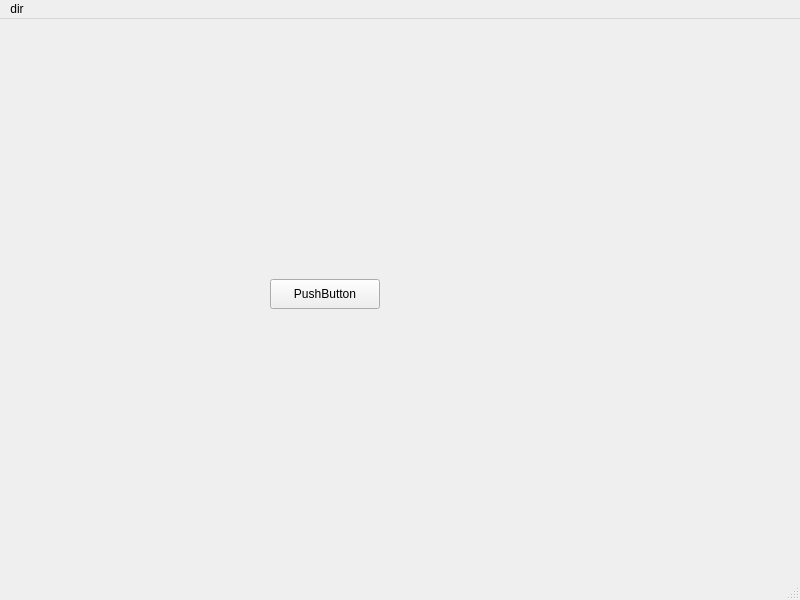
<?xml version="1.0" encoding="UTF-8"?>
<ui version="4.0">
 <class>MainWindow</class>
 <widget class="QMainWindow" name="MainWindow">
  <property name="geometry">
   <rect>
    <x>0</x>
    <y>0</y>
    <width>800</width>
    <height>600</height>
   </rect>
  </property>
  <property name="windowTitle">
   <string>MainWindow</string>
  </property>
  <widget class="QWidget" name="centralwidget">
   <widget class="QPushButton" name="pushButton">
    <property name="geometry">
     <rect>
      <x>270</x>
      <y>260</y>
      <width>110</width>
      <height>30</height>
     </rect>
    </property>
    <property name="text">
     <string>PushButton</string>
    </property>
   </widget>
  </widget>
  <widget class="QMenuBar" name="menubar">
   <property name="geometry">
    <rect>
     <x>0</x>
     <y>0</y>
     <width>800</width>
     <height>27</height>
    </rect>
   </property>
   <widget class="QMenu" name="menudir">
    <property name="title">
     <string>dir</string>
    </property>
    <addaction name="actionadd"/>
   </widget>
   <addaction name="menudir"/>
  </widget>
  <widget class="QStatusBar" name="statusbar"/>
  <action name="actionadd">
   <property name="text">
    <string>add</string>
   </property>
  </action>
 </widget>
 <resources/>
 <connections/>
</ui>
